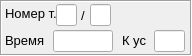
     <widget class="QFrame" name="frame_vrch">
      <property name="geometry">
       <rect>
        <x>5</x>
        <y>420</y>
        <width>192</width>
        <height>56</height>
       </rect>
      </property>
      <property name="frameShape">
       <enum>QFrame::Box</enum>
      </property>
      <property name="frameShadow">
       <enum>QFrame::Sunken</enum>
      </property>
      <widget class="QLabel" name="label_vtime">
       <property name="geometry">
        <rect>
         <x>5</x>
         <y>30</y>
         <width>51</width>
         <height>21</height>
        </rect>
       </property>
       <property name="font">
        <font>
         <pointsize>10</pointsize>
        </font>
       </property>
       <property name="text">
        <string>Время</string>
       </property>
      </widget>
      <widget class="ParamLineEditSel" name="ed_kusv">
       <property name="geometry">
        <rect>
         <x>154</x>
         <y>30</y>
         <width>31</width>
         <height>22</height>
        </rect>
       </property>
       <property name="font">
        <font>
         <pointsize>10</pointsize>
        </font>
       </property>
       <property name="alignment">
        <set>Qt::AlignCenter</set>
       </property>
      </widget>
      <widget class="ParamLineEditSel" name="ed_np_vrch">
       <property name="geometry">
        <rect>
         <x>56</x>
         <y>4</y>
         <width>21</width>
         <height>22</height>
        </rect>
       </property>
       <property name="font">
        <font>
         <pointsize>10</pointsize>
        </font>
       </property>
       <property name="alignment">
        <set>Qt::AlignCenter</set>
       </property>
      </widget>
      <widget class="QLabel" name="label_kusv">
       <property name="geometry">
        <rect>
         <x>122</x>
         <y>30</y>
         <width>31</width>
         <height>21</height>
        </rect>
       </property>
       <property name="font">
        <font>
         <pointsize>10</pointsize>
        </font>
       </property>
       <property name="text">
        <string>К ус</string>
       </property>
      </widget>
      <widget class="ParamLineEditSel" name="ed_timev">
       <property name="geometry">
        <rect>
         <x>53</x>
         <y>30</y>
         <width>60</width>
         <height>22</height>
        </rect>
       </property>
       <property name="font">
        <font>
         <pointsize>10</pointsize>
        </font>
       </property>
       <property name="alignment">
        <set>Qt::AlignCenter</set>
       </property>
      </widget>
      <widget class="QLabel" name="label_npointv">
       <property name="geometry">
        <rect>
         <x>5</x>
         <y>3</y>
         <width>51</width>
         <height>21</height>
        </rect>
       </property>
       <property name="font">
        <font>
         <pointsize>10</pointsize>
        </font>
       </property>
       <property name="text">
        <string>Номер т.</string>
       </property>
      </widget>
      <widget class="QLabel" name="label_numpointv">
       <property name="geometry">
        <rect>
         <x>78</x>
         <y>5</y>
         <width>10</width>
         <height>21</height>
        </rect>
       </property>
       <property name="font">
        <font>
         <pointsize>10</pointsize>
        </font>
       </property>
       <property name="text">
        <string>/</string>
       </property>
       <property name="alignment">
        <set>Qt::AlignCenter</set>
       </property>
      </widget>
      <widget class="ParamLineEditSel" name="ed_nump_vrch">
       <property name="geometry">
        <rect>
         <x>90</x>
         <y>4</y>
         <width>21</width>
         <height>22</height>
        </rect>
       </property>
       <property name="font">
        <font>
         <pointsize>10</pointsize>
        </font>
       </property>
       <property name="alignment">
        <set>Qt::AlignCenter</set>
       </property>
      </widget>
     </widget>
